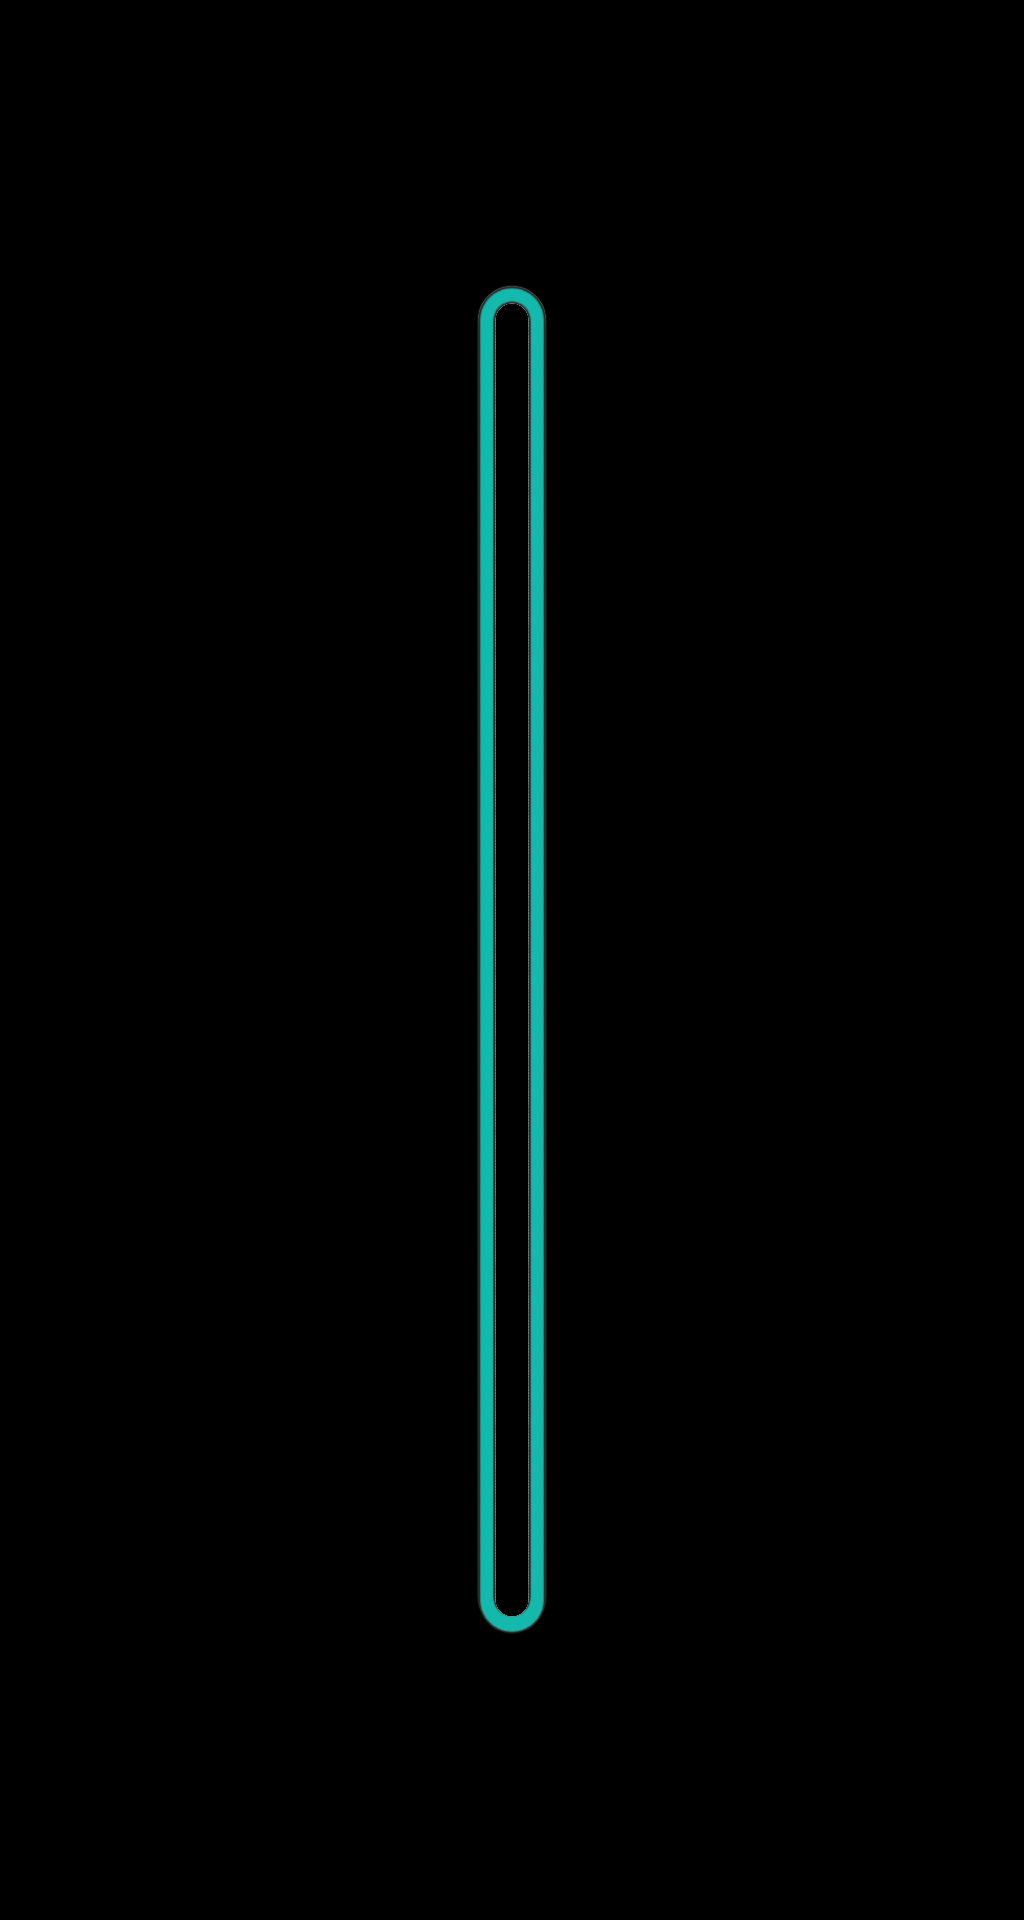

Tiled map render using the project's own tile images. Description and the whole map definition, tile-layer contents included, below:
An orthogonal 32x60 tile map with 32x32 px tiles, 1 tile layer (line 1 tiles) and 4 objects (small, medium, large, target).

<map version="1.10" tiledversion="1.12.2" orientation="orthogonal" renderorder="right-down" width="32" height="60" tilewidth="32" tileheight="32" infinite="0" nextlayerid="3" nextobjectid="14">
 <tileset firstgid="1" source="backgrounds.tsx" />
 <layer id="1" name="line 1 tiles" width="32" height="60">
  <data encoding="csv">
0,0,0,0,0,0,0,0,0,0,0,0,0,0,0,0,0,0,0,0,0,0,0,0,0,0,0,0,0,0,0,0,
0,0,0,0,0,0,0,0,0,0,0,0,0,0,0,0,0,0,0,0,0,0,0,0,0,0,0,0,0,0,0,0,
0,0,0,0,0,0,0,0,0,0,0,0,0,0,0,0,0,0,0,0,0,0,0,0,0,0,0,0,0,0,0,0,
0,0,0,0,0,0,0,0,0,0,0,0,0,0,0,0,0,0,0,0,0,0,0,0,0,0,0,0,0,0,0,0,
0,0,0,0,0,0,0,0,0,0,0,0,0,0,0,0,0,0,0,0,0,0,0,0,0,0,0,0,0,0,0,0,
0,0,0,0,0,0,0,0,0,0,0,0,0,0,0,0,0,0,0,0,0,0,0,0,0,0,0,0,0,0,0,0,
0,0,0,0,0,0,0,0,0,0,0,0,0,0,0,0,0,0,0,0,0,0,0,0,0,0,0,0,0,0,0,0,
0,0,0,0,0,0,0,0,0,0,0,0,0,0,0,0,0,0,0,0,0,0,0,0,0,0,0,0,0,0,0,0,
0,0,0,0,0,0,0,0,0,0,0,0,0,0,0,0,0,0,0,0,0,0,0,0,0,0,0,0,0,0,0,0,
0,0,0,0,0,0,0,0,0,0,0,0,0,0,0,0,0,0,0,0,0,0,0,0,0,0,0,0,0,0,0,0,
0,0,0,0,0,0,0,0,0,0,0,0,0,0,0,0,0,0,0,0,0,0,0,0,0,0,0,0,0,0,0,0,
0,0,0,0,0,0,0,0,0,0,0,0,0,0,0,0,0,0,0,0,0,0,0,0,0,0,0,0,0,0,0,0,
0,0,0,0,0,0,0,0,0,0,0,0,0,0,0,0,0,0,0,0,0,0,0,0,0,0,0,0,0,0,0,0,
0,0,0,0,0,0,0,0,0,0,0,0,0,0,0,0,0,0,0,0,0,0,0,0,0,0,0,0,0,0,0,0,
0,0,0,0,0,0,0,0,0,0,0,0,0,0,0,0,0,0,0,0,0,0,0,0,0,0,0,0,0,0,0,0,
0,0,0,0,0,0,0,0,0,0,0,0,0,0,0,0,0,0,0,0,0,0,0,0,0,0,0,0,0,0,0,0,
0,0,0,0,0,0,0,0,0,0,0,0,0,0,0,0,0,0,0,0,0,0,0,0,0,0,0,0,0,0,0,0,
0,0,0,0,0,0,0,0,0,0,0,0,0,0,0,0,0,0,0,0,0,0,0,0,0,0,0,0,0,0,0,0,
0,0,0,0,0,0,0,0,0,0,0,0,0,0,0,0,0,0,0,0,0,0,0,0,0,0,0,0,0,0,0,0,
0,0,0,0,0,0,0,0,0,0,0,0,0,0,0,0,0,0,0,0,0,0,0,0,0,0,0,0,0,0,0,0,
0,0,0,0,0,0,0,0,0,0,0,0,0,0,0,0,0,0,0,0,0,0,0,0,0,0,0,0,0,0,0,0,
0,0,0,0,0,0,0,0,0,0,0,0,0,0,0,0,0,0,0,0,0,0,0,0,0,0,0,0,0,0,0,0,
0,0,0,0,0,0,0,0,0,0,0,0,0,0,0,0,0,0,0,0,0,0,0,0,0,0,0,0,0,0,0,0,
0,0,0,0,0,0,0,0,0,0,0,0,0,0,0,0,0,0,0,0,0,0,0,0,0,0,0,0,0,0,0,0,
0,0,0,0,0,0,0,0,0,0,0,0,0,0,0,0,0,0,0,0,0,0,0,0,0,0,0,0,0,0,0,0,
0,0,0,0,0,0,0,0,0,0,0,0,0,0,0,0,0,0,0,0,0,0,0,0,0,0,0,0,0,0,0,0,
0,0,0,0,0,0,0,0,0,0,0,0,0,0,0,0,0,0,0,0,0,0,0,0,0,0,0,0,0,0,0,0,
0,0,0,0,0,0,0,0,0,0,0,0,0,0,0,0,0,0,0,0,0,0,0,0,0,0,0,0,0,0,0,0,
0,0,0,0,0,0,0,0,0,0,0,0,0,0,0,0,0,0,0,0,0,0,0,0,0,0,0,0,0,0,0,0,
0,0,0,0,0,0,0,0,0,0,0,0,0,0,0,0,0,0,0,0,0,0,0,0,0,0,0,0,0,0,0,0,
0,0,0,0,0,0,0,0,0,0,0,0,0,0,0,0,0,0,0,0,0,0,0,0,0,0,0,0,0,0,0,0,
0,0,0,0,0,0,0,0,0,0,0,0,0,0,0,0,0,0,0,0,0,0,0,0,0,0,0,0,0,0,0,0,
0,0,0,0,0,0,0,0,0,0,0,0,0,0,0,0,0,0,0,0,0,0,0,0,0,0,0,0,0,0,0,0,
0,0,0,0,0,0,0,0,0,0,0,0,0,0,0,0,0,0,0,0,0,0,0,0,0,0,0,0,0,0,0,0,
0,0,0,0,0,0,0,0,0,0,0,0,0,0,0,0,0,0,0,0,0,0,0,0,0,0,0,0,0,0,0,0,
0,0,0,0,0,0,0,0,0,0,0,0,0,0,0,0,0,0,0,0,0,0,0,0,0,0,0,0,0,0,0,0,
0,0,0,0,0,0,0,0,0,0,0,0,0,0,0,0,0,0,0,0,0,0,0,0,0,0,0,0,0,0,0,0,
0,0,0,0,0,0,0,0,0,0,0,0,0,0,0,0,0,0,0,0,0,0,0,0,0,0,0,0,0,0,0,0,
0,0,0,0,0,0,0,0,0,0,0,0,0,0,0,0,0,0,0,0,0,0,0,0,0,0,0,0,0,0,0,0,
0,0,0,0,0,0,0,0,0,0,0,0,0,0,0,0,0,0,0,0,0,0,0,0,0,0,0,0,0,0,0,0,
0,0,0,0,0,0,0,0,0,0,0,0,0,0,0,0,0,0,0,0,0,0,0,0,0,0,0,0,0,0,0,0,
0,0,0,0,0,0,0,0,0,0,0,0,0,0,0,0,0,0,0,0,0,0,0,0,0,0,0,0,0,0,0,0,
0,0,0,0,0,0,0,0,0,0,0,0,0,0,0,0,0,0,0,0,0,0,0,0,0,0,0,0,0,0,0,0,
0,0,0,0,0,0,0,0,0,0,0,0,0,0,0,0,0,0,0,0,0,0,0,0,0,0,0,0,0,0,0,0,
0,0,0,0,0,0,0,0,0,0,0,0,0,0,0,0,0,0,0,0,0,0,0,0,0,0,0,0,0,0,0,0,
0,0,0,0,0,0,0,0,0,0,0,0,0,0,0,0,0,0,0,0,0,0,0,0,0,0,0,0,0,0,0,0,
0,0,0,0,0,0,0,0,0,0,0,0,0,0,0,0,0,0,0,0,0,0,0,0,0,0,0,0,0,0,0,0,
0,0,0,0,0,0,0,0,0,0,0,0,0,0,0,0,0,0,0,0,0,0,0,0,0,0,0,0,0,0,0,0,
0,0,0,0,0,0,0,0,0,0,0,0,0,0,0,0,0,0,0,0,0,0,0,0,0,0,0,0,0,0,0,0,
0,0,0,0,0,0,0,0,0,0,0,0,0,0,0,0,0,0,0,0,0,0,0,0,0,0,0,0,0,0,0,0,
0,0,0,0,0,0,0,0,0,0,0,0,0,0,0,0,0,0,0,0,0,0,0,0,0,0,0,0,0,0,0,0,
0,0,0,0,0,0,0,0,0,0,0,0,0,0,0,0,0,0,0,0,0,0,0,0,0,0,0,0,0,0,0,0,
0,0,0,0,0,0,0,0,0,0,0,0,0,0,0,0,0,0,0,0,0,0,0,0,0,0,0,0,0,0,0,0,
0,0,0,0,0,0,0,0,0,0,0,0,0,0,0,0,0,0,0,0,0,0,0,0,0,0,0,0,0,0,0,0,
0,0,0,0,0,0,0,0,0,0,0,0,0,0,0,0,0,0,0,0,0,0,0,0,0,0,0,0,0,0,0,0,
0,0,0,0,0,0,0,0,0,0,0,0,0,0,0,0,0,0,0,0,0,0,0,0,0,0,0,0,0,0,0,0,
0,0,0,0,0,0,0,0,0,0,0,0,0,0,0,0,0,0,0,0,0,0,0,0,0,0,0,0,0,0,0,0,
0,0,0,0,0,0,0,0,0,0,0,0,0,0,0,0,0,0,0,0,0,0,0,0,0,0,0,0,0,0,0,0,
0,0,0,0,0,0,0,0,0,0,0,0,0,0,0,0,0,0,0,0,0,0,0,0,0,0,0,0,0,0,0,0,
5,0,0,0,0,0,0,0,0,0,0,0,0,0,0,0,0,0,0,0,0,0,0,0,0,0,0,0,0,0,0,0
</data>
 </layer>
 <objectgroup id="2" name="line 1 collisions">
  <object id="1" name="small" type="small" x="448" y="256" width="128" height="1408" />
  <object id="3" name="medium" type="medium" x="384" y="192" width="256" height="1536" />
  <object id="4" name="large" type="large" x="256" y="96" width="512" height="1728" />
  <object id="5" name="target" type="target" x="480" y="1568" width="64" height="64" />
 </objectgroup>
</map>
